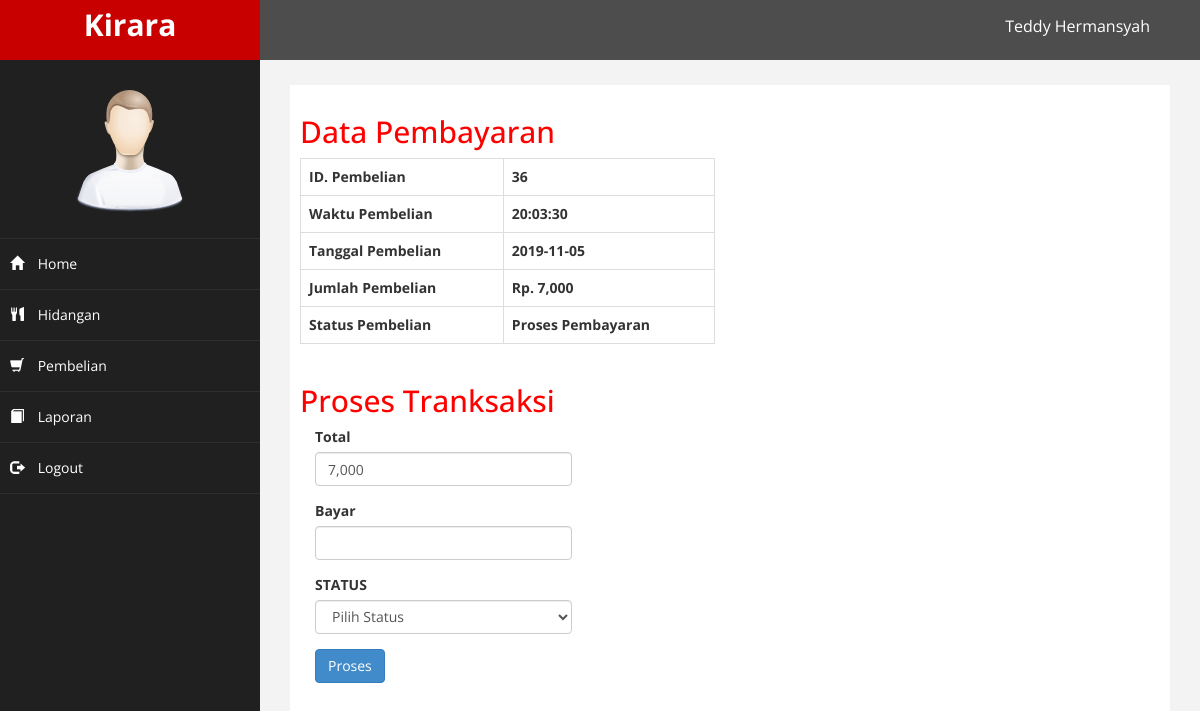
The page /admin/index.php?halaman=menerima_pembayaran&id=36 (signed in) on the database its author committed.
### tables this page shows
CREATE TABLE `pembelian` (
  `id_pembelian` int(11) NOT NULL,
  `tanggal_pembelian` date NOT NULL,
  `waktu_pembelian` time NOT NULL,
  `total_pembelian` int(11) NOT NULL,
  `status_pembelian` varchar(100) NOT NULL DEFAULT 'Proses Pembayaran'
);

### admin/menerima_pembayaran.php (the view, shortened to what this page needs)
<h2>Data Pembayaran</h2>
<?php
$id_pembelian = $_GET['id'];
$ambil = $koneksi->query("SELECT * FROM pembelian WHERE id_pembelian='$id_pembelian'");
$detail = $ambil->Fetch_assoc();
?>
<div class="row">
    <div class="col-md-6">
        <table class="table table-bordered">
            <tr>
                <th>ID. Pembelian</th>
                <th><?php echo $detail['id_pembelian'] ?></th>
            </tr>
            <tr>
                <th>Waktu Pembelian</th>
                <th><?php echo $detail['waktu_pembelian'] ?></th>
            </tr>
            <tr>
                <th>Tanggal Pembelian</th>
                <th><?php echo $detail['tanggal_pembelian'] ?></th>
            </tr>
            <tr>
                <th>Jumlah Pembelian</th>
                <th>Rp. <?php echo number_format($detail['total_pembelian']) ?></th>
            </tr>
            <tr>
                <th>Status Pembelian</th>
                <th><?php echo $detail ['status_pembelian'] ?></th>
            </tr>
        </table>
    </div>
</div>
<h2>Proses Tranksaksi</h2>
<form action="#" method="post">
    <div class="col-md-4">
        <div class="form-group">
            <label>Total</label>
            <input type="text" class="form-control" name="total"
                value="<?php echo number_format($detail['total_pembelian']) ?>">
        </div>
        <div class="form-group">
            <label>Bayar</label>
            <input type="text" class="form-control" class="uang" name="bayar">
        </div>
        <div class="form-group">
            <label>STATUS</label>
            <select class="form-control" name="status">
                <option value="">Pilih Status</option>
            </select>
        </div>
        <button class="btn btn-primary" name="proses">Proses</button>
    </div>
</form>

### admin/assets/css/custom.css (style rules this page uses)
body { font-family: 'Open Sans', sans-serif; }
h2 { color: #f00; }

### rows shown on the page
pembelian: id_pembelian "36", waktu_pembelian "20:03:30", tanggal_pembelian "2019-11-05", total_pembelian "7,000", status_pembelian "Proses Pembayaran", total "7,000"
